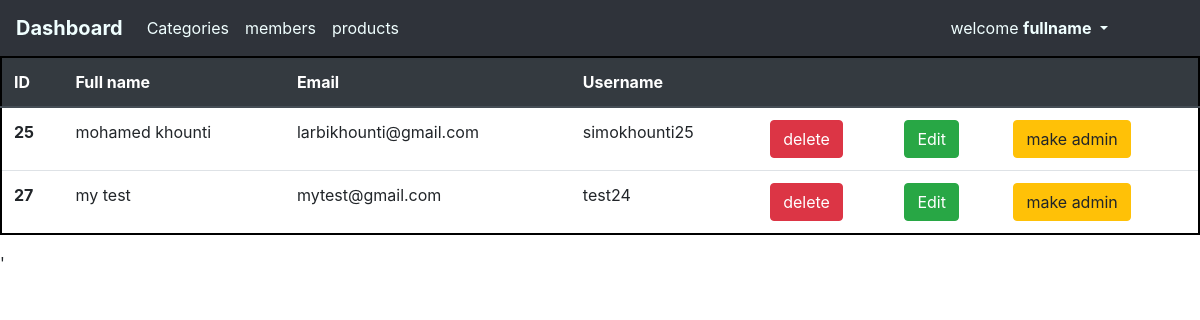
/pages/members.php (signed in), run on the app's committed database.
### tables this page shows
CREATE TABLE `users` (
  `id` int(11) NOT NULL,
  `username` varchar(255) NOT NULL,
  `fullname` varchar(255) NOT NULL,
  `email` varchar(255) NOT NULL,
  `password` varchar(255) NOT NULL,
  `privilege` int(11) NOT NULL DEFAULT 0
);

### pages/members.php (the view, shortened to what this page needs)
<?php
include "../const/bootstrap.php";
include "../const/navbar.php";
include "../includes/mysql_connections/connect.php";
try{
    $stm = $dbc->prepare('SELECT id,username,email,fullname FROM users where privilege != 1 ');
    $stm->execute();
    $data = $stm ->fetchAll(PDO::FETCH_ASSOC);
  }catch(Exception $e){
      echo $e;
      header("Location:"."../../members.php?statu=0");
  }
?>
<!DOCTYPE html>
<html lang="en">
<head>
    <?php echo  $bootstrapCSS; ?>
    <link rel='stylesheet' type='text/css' href='../styles/mambers.css'>
    <link rel='stylesheet' type='text/css' href='../styles/nav.css'>
</head>
<body>
<?php echo $navbar; ?>
<div class="table-responsive-sm">
<table class="table ">
  <thead class="thead-dark ">
    <tr>
      <th scope="col">ID</th>
      <th scope="col">Full name</th>
      <th scope="col">Email</th>
      <th scope="col">Username</th>
      <th scope="col"></th>
      <th scope="col"></th>
      <th scope="col"></th>
    </tr>
  </thead>
  <tbody>
      <?php
         foreach ($data as $key ) {
            echo "  <tr>
            <th scope='row'>". $key["id"] ."</th>
            <td>". $key["fullname"] ."</td>
            <td>". $key["email"] ."</td>
            <td>". $key["username"] ."</td>
            <td>
            <a href='../functions/members/m_manager.php?id=". $key["id"] ."&action=0'><Button class='btn btn-danger'>delete</Button></a>
            </td>
            <td>
            <a href='../functions/members/m_updatePage.php?id=". $key["id"] ."'><Button class='btn btn-success'>Edit</Button></a>
            </td>
            <td>
            <a href='../functions/members/m_manager.php?id=". $key["id"] ."&action=1'><Button class='btn btn-warning'>make admin</Button></a>
            </td>
          </tr>";
        }+6
      ?>
  </tbody>
</table>
</div>
<?php echo  $bootstrapJQ; ?>
</body>
</html>

### styles/mambers.css (style rules this page uses)
.table { width: 100%; color: #212529; border: 2px solid black; }

### data on the page
users: id "25", fullname "mohamed khounti", email "larbikhounti@gmail.com", username "simokhounti25"
users: id "27", fullname "my test", email "mytest@gmail.com", username "test24"

### other printed values
$fullname "fullname"
